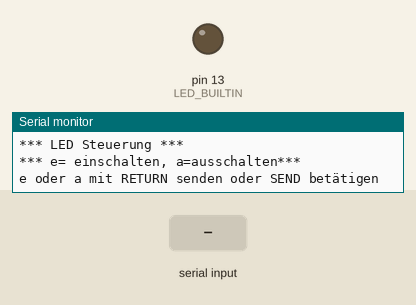
Bench run of a sketch on a simulated Arduino Uno, built with avr-gcc and run on an emulated ATmega328P. Shown: output pins drawn as LEDs (lit = HIGH), the last lines printed to the serial monitor. Inputs (shaded band) come from the test bench.

Above: at 1.2 s.
1.3 s: "e" received over Serial
At 1.7 s:
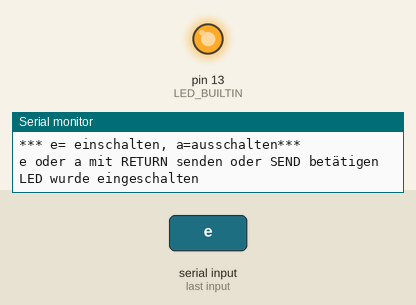
2.8 s: "a" received over Serial
At 4.1 s:
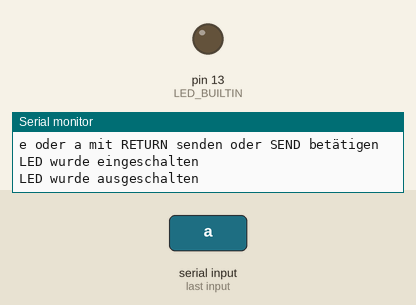
Timing chart, 0 to 5.8 s (numbered marks = the images above; inputs shaded):
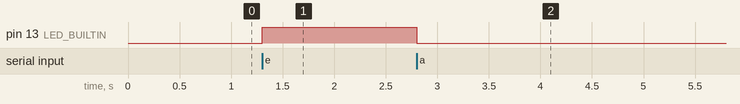

Measured:
- after the input at 1.3 s, pin 13 (LED_BUILTIN): LOW → HIGH at once
- after the input at 2.8 s, pin 13 (LED_BUILTIN): HIGH → LOW at once

The sketch:

A11_Ueber_Tastatur_schalten.ino
```cpp
/* Interne LED 13 über Serial Monitor und Tastatur
ein/ ausschalten
e=EIN
a=AUS
*/

void setup()
{
  pinMode(LED_BUILTIN, OUTPUT);
  Serial.begin(9600);
  Serial.println("*** LED Steuerung ***");
  Serial.println("*** e= einschalten, a=ausschalten***");
  Serial.println("e oder a mit RETURN senden oder SEND betätigen");
}

void loop()
{
  if (Serial.available())//Ist eine Eingabe erfolgt
   {
    char Eingabe =
    Serial.read();    //Eingabe auslesen

    if(Eingabe =='e')
      {digitalWrite(LED_BUILTIN, HIGH);
         Serial.println("LED wurde eingeschalten");
         }
    if(Eingabe =='a')
        {digitalWrite(LED_BUILTIN, LOW);
         Serial.println("LED wurde ausgeschalten");
        }
    }
  }
```
